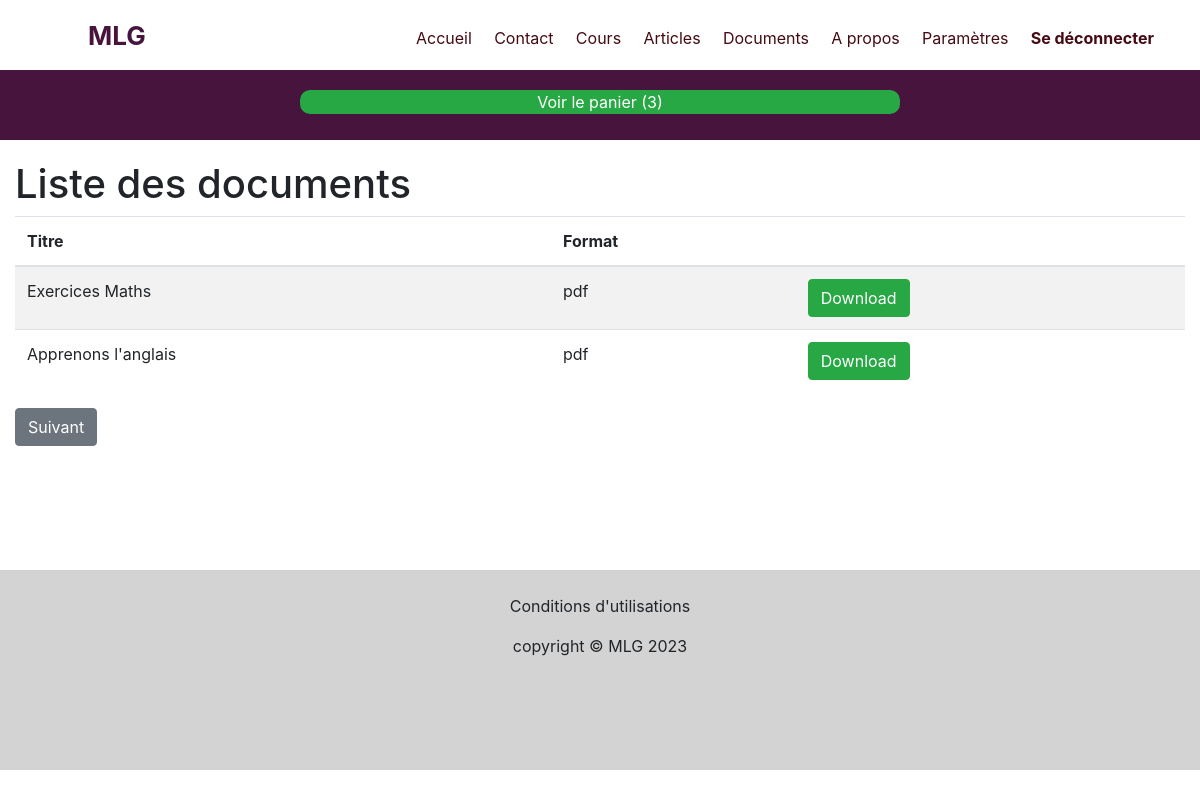
Page /documents/ (signed in) on the committed database.
### learning/models.py (models this page shows, shortened)
class Inscrit(AbstractUser):
  photo = models.ImageField(upload_to = 'photos', default = 'photos/default.jpg', null = True)
  pass

class Document(models.Model):
  title = models.CharField(max_length=500)
  slug = models.SlugField(unique=True, blank=True)
  document_category = models.ForeignKey(Categorie, on_delete=models.SET_NULL, null=True, blank=True)
  doc_file = models.FileField(upload_to='documents', null=True)
  overview = models.TextField(blank=True)
  pages_number = models.IntegerField(default=0, blank=True)
  doc_format = models.CharField(max_length=10, blank=True)
  doc_size = models.CharField(max_length=10, blank=True)
  price = models.FloatField(default=0.0)

### shopping/models.py (models this page shows, shortened)
class Cart(models.Model):
  shopper = models.OneToOneField(AUTH_USER_MODEL, on_delete=models.CASCADE, null=True)
  orders = models.ManyToManyField(Order)

### learning/views.py (the view)
# urls.py: path('documents/', views.documents_list_view, name="documents-list"),
def documents_list_view(request):
  documents = Document.objects.all()
  page = Paginator(documents, 2)
  page_number = request.GET.get('page')
  this_page_documents = page.get_page(page_number)
  return render(request, 'learning/documents_list.html', {'page':this_page_documents})

### learning/templates/learning/documents_list.html (shortened to what this page needs)
{% extends 'base_template.html'%}
{% load learning_tags %}
{% block content %}
<section class="container col-sm-12">
<h1>
    Liste des documents
</h1>
<table class="table table-striped">
    <thead>
       <tr><th>Titre</th><th>Format</th><th></th></tr>
    </thead>
    <tbody>
    {% for document in page %}
    <tr>
        <td><a href="{% url 'doc-details' document.slug %}">{{document.title}}</a></td>
        <td>{{ document.doc_format}}</td>
        <td>
                <a href="{% url 'doc-details' document.slug %}">
                   <button class="btn btn-success">
                       Download
                   </button>
                </a>
        </td>
        </tr>
    {% endfor %}
</tbody>
</table>
<div class="pagination">
    <div class="pagin-cover">
        {% if page.has_next %}
        <div>
            <button class="btn btn-secondary"><a href="{% url 'documents-list' %}?page={{ page.next_page_number }}">Suivant</a></button>
        </div>
        {% endif %}
    </div>
</div>
</section>
{% endblock %}

### templates/base_template.html (shortened to what this page needs)
{% load static %}
<!DOCTYPE html>
<html>
    <head>
        <link
              rel="stylesheet"
              href="{% static 'learning/bootstrap.min.css' %}" />
        <link
              rel="stylesheet"
              href="{% static 'learning/main.css' %}"
              type="text/css" />
        <link
              rel="stylesheet"
              href="{% static 'articles/styles.css' %}"
              type="text/css" />
    </head>
    <body>
        <div class="container-fluid">
            <header class="header row">
                <div class="logo col-lg-2"><a href="{% url 'home' %}">MLG</a></div>
                <div class="menu col-lg-8">
                    <nav class="navbar">
                        <a href="{% url 'home' %}">
                            <div>Accueil</div>
                        </a>
                        <a href="{% url 'contact' %}">
                            <div>Contact</div>
                        </a>
                        <a href="{% url 'cours' %}">
                            <div>Cours </div>
                        </a>
                        <a href="{% url 'articles'%}">
                            <div>Articles</div>
                        </a>
                        <a href="{% url 'documents-list' %}"><div>Documents</div></a>
                        <a href="{% url 'about' %}">
                            <div> A propos </div>
                        </a>
                        {% if user.is_authenticated %}
                        <a href="{% url 'settings' %}">
                            <div class="settings">Paramètres</div>
                        </a>
                        <a href="{% url 'logout' %}">
                            <div class="login">Se déconnecter</div>
                        </a>
                        {% endif %}
                    </nav>
                </div>
            </header>
            <div class="decor-bar text-center">
                {% if user.cart %}
                <div class="cart bg-success container w-50">
                    <a href="{% url 'cart' %}">
                        Voir le panier ({{ user.cart.orders.count}})
                    </a>
                </div>
                {% endif %}
            </div>
            <div class="blank-bar">
            </div>
            <div class="row">
                {% block content %} {% endblock %}
            </div>
            <footer class="row">
                <div class="w-100 container">
                    <br>
                    <p>
                        Conditions d'utilisations
                    </p>
                    copyright © MLG <span id="current-year"></span>
                </div>
            </footer>
        </div>
    </body>
</html>

### learning/static/learning/main.css (style rules this page uses)
body { margin: 0px; }
a { color: inherit; }
header { justify-content: center; align-items: center; color: rgb(70, 20, 60); background-color: white; height: 70px; position: fixed; z-index: 9999999999; width: 100%; }
header .logo { padding-left: 28px; }
header .logo a { font-size:26px; font-weight: bold; }
header .menu { background-color: white; position: absolute; top: 70px; width: 100%; color: black; }
.navbar a { color: rgb(70, 20, 60); }
header .navbar { display: block; }
.navbar .login, .navbar .signup { font-weight: bold; }
.navbar div { margin: 20px; }
.decor-bar { height: 140px; width:100%; left:0px; position:absolute; padding-top:90px; text-align:center; background-color:rgb(70, 20, 60); color:white; z-index:99999999; }
.decor-bar .cart { border-radius:10px; }
.blank-bar { height:150px; margin-bottom:10px; }
section { margin-bottom: 10px; min-height: 400px; }
footer { background-color: lightgray; height: 200px; text-align: center; }
@media screen and (min-width: 900px) { header .logo { font-size: 32px; font-weight: bold; position: absolute; left: 5%; top: 10px; } }
@media screen and (min-width: 900px) { header .navbar { display: flex; width: 100%; } }
@media screen and (min-width: 900px) { header .menu { background-color: white; display: block; position: absolute; top: 18px; right: 15px; z-index: 9999999999999999; width: 80%; } }
@media screen and (min-width: 900px) { .navbar a { color: rgb(70, 10, 20); } }
@media screen and (min-width: 900px) { .navbar div { margin: 0px; } }
@media screen and (min-width: 900px) { section { margin-left: 40px; } }

### rows in the picture
Inscrit: cart.orders.count "3"
Document: title "Exercices Maths", doc_format "pdf"
Document: title "Apprenons l'anglais", doc_format "pdf"
